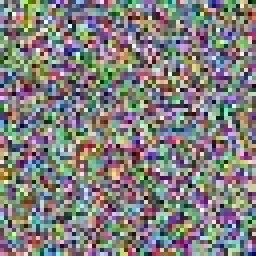
#> input picture storage/uploads/01c78ffd4f464a.jpg, 64 x 64 px (shown 4 times larger); its folder holds only this picture in this run
$ python -i degradation_analysis.py   (imports and definitions only)
#> lines starting #> are read from the running program, lines starting #| are printed output that depends on the picture
### ele/utils.py
"""ele utility functions."""

from __future__ import annotations

from pathlib import Path
from typing import Callable

import numpy as np
from PIL import Image


# ---------------------------------------------------------------------------
# Image I/O helpers
# ---------------------------------------------------------------------------

# [98 lines left out: functions ensure_rgb_pil, pil_to_float32_linear_rgb, _srgb_to_linear, float32_linear_rgb_to_uint16, to_uint8_rgb_for_pil, resize_long_edge, not called in this run]


# ---------------------------------------------------------------------------
# Array math helpers
# ---------------------------------------------------------------------------

def safe_mkdir_for_file(path: str | Path) -> None:
    """Create parent directories for a file path if they don't exist."""
    Path(path).parent.mkdir(parents=True, exist_ok=True)


def clamp01(array: np.ndarray) -> np.ndarray:
    """Clamp array values to [0, 1]."""
    return np.clip(array, 0.0, 1.0)


def luminance(array: np.ndarray) -> np.ndarray:
    """Compute per-pixel luminance (Rec. 709 coefficients).

    Args:
        array: H×W×3 float32 linear RGB.

    Returns:
        H×W float32 luminance.
    """
    return (
        0.2126 * array[..., 0]
        + 0.7152 * array[..., 1]
        + 0.0722 * array[..., 2]
    )


# [18 lines left out: functions apply_per_channel, basic_white_balance_from_gray_world, not called in this run]

### ele/core/degradation_analysis.py
"""Stage 1 — Degradation Analysis.

Analyses an input float32 RGB image and returns a DegradationReport.
All heuristics are lightweight and run on CPU without external ML models.
"""

from __future__ import annotations

import numpy as np

from ele.config import CLIP_LOW_THRESHOLD, CLIP_HIGH_THRESHOLD, CLIP_FRACTION_WARN
from ele.types import DegradationReport
from ele.utils import luminance


def analyse(image: np.ndarray) -> DegradationReport:
    """Analyse degradation in a float32 linear RGB image (H×W×3, values [0,1]).

    Returns:
        DegradationReport with scores in [0, 1].
    """
    notes: list[str] = []

    gray      = luminance(image)
    clipping  = _clipping_score(image, notes)
    compress  = _compression_score(gray, notes)
    ringing   = _estimate_ringing(gray, notes)
    sharpness = _sharpness_score(gray)
    noise     = _noise_score(gray)
    dr        = _dynamic_range_score(image)

    return DegradationReport(
        compression_score=compress,
        clipping_score=clipping,
        sharpness_score=sharpness,
        noise_score=noise,
        dynamic_range_score=dr,
        ringing_score=ringing,
        notes=notes,
    )


# ---------------------------------------------------------------------------
# Individual metric estimators
# ---------------------------------------------------------------------------

def _clipping_score(image: np.ndarray, notes: list[str]) -> float:
    """Fraction of pixels that are near-black or near-white."""
    total = image.size / 3  # pixels
    low_clip  = (image < CLIP_LOW_THRESHOLD).any(axis=2).sum() / total
    high_clip = (image > CLIP_HIGH_THRESHOLD).any(axis=2).sum() / total
    score = float(np.clip((low_clip + high_clip) / 2, 0.0, 1.0))

    if high_clip > CLIP_FRACTION_WARN:
        notes.append(f"highlight clipping detected ({high_clip:.1%} of pixels)")
    if low_clip > CLIP_FRACTION_WARN:
        notes.append(f"shadow clipping detected ({low_clip:.1%} of pixels)")

    return score


def _estimate_block_boundary_strength(gray: np.ndarray) -> float:
    """Compare 8×8 grid boundary discontinuities against nearby interior energy.

    Key insight: a genuine JPEG block boundary produces a large luminance jump
    AT the boundary that is disproportionately larger than the gradient 3–4
    pixels away from it.  Real image edges also produce large boundary jumps
    but their nearby interior energy is similarly elevated, so the ratio stays
    close to 1.

    Returns the mean (boundary_diff / nearby_interior_diff) ratio across all
    8-pixel boundaries in both axes.  Values > 1.3 indicate blockiness.
    """
    h, w = gray.shape

    ratios: list[float] = []

    # ── Horizontal block boundaries (column multiples of 8) ──────────────────
    for x in range(8, w - 1, 8):
        # The crossing diff at the boundary
        bd = float(np.abs(gray[:, x] - gray[:, x - 1]).mean())

        # Nearby interior diffs: 3 and 4 pixels away from the boundary
        nd_samples: list[float] = []
        for off in (3, 4):
            if x - off - 1 >= 0:
                nd_samples.append(float(np.abs(gray[:, x - off] - gray[:, x - off - 1]).mean()))
            if x + off < w:
                nd_samples.append(float(np.abs(gray[:, x + off] - gray[:, x + off - 1]).mean()))

        nd = float(np.mean(nd_samples)) + 1e-8 if nd_samples else 1e-8
        ratios.append(bd / nd)

    # ── Vertical block boundaries (row multiples of 8) ───────────────────────
    for y in range(8, h - 1, 8):
        bd = float(np.abs(gray[y, :] - gray[y - 1, :]).mean())

        nd_samples = []
        for off in (3, 4):
            if y - off - 1 >= 0:
                nd_samples.append(float(np.abs(gray[y - off, :] - gray[y - off - 1, :]).mean()))
            if y + off < h:
                nd_samples.append(float(np.abs(gray[y + off, :] - gray[y + off - 1, :]).mean()))

        nd = float(np.mean(nd_samples)) + 1e-8 if nd_samples else 1e-8
        ratios.append(bd / nd)

    return float(np.mean(ratios)) if ratios else 1.0


def _compression_score(gray: np.ndarray, notes: list[str]) -> float:
    """Estimate JPEG block artefacts via boundary-vs-nearby-interior ratio.

    Improvement over the prior implementation:
    - Prior: compared boundary diff to the GLOBAL interior average, which made
      real-content edges inflate the score (false positives on sharp subjects).
    - Now: compares boundary diff to the NEARBY interior diff (3-4 px away),
      which isolates true block jumps from scene edges that naturally taper.

    Mapping: ratio ≥ 1.6 → score = 1.0 (was 1.4 — slightly higher threshold
    because the ratio is now sharper and less diluted by global averages).
    """
    if gray.shape[0] < 16 or gray.shape[1] < 16:
        return 0.0

    ratio = _estimate_block_boundary_strength(gray)

    # Map: ratio 1.0 (no blocking) → 0.0; ratio ≥ 1.6 → 1.0
    score = float(np.clip((ratio - 1.0) / 0.6, 0.0, 1.0))

    if score > 0.35:
        notes.append(
            f"possible JPEG block artefacts (boundary/nearby ratio={ratio:.2f})"
        )

    return score


def _estimate_ringing(gray: np.ndarray, notes: list[str]) -> float:
    """Estimate edge-adjacent oscillation / overshoot (JPEG ringing).

    Method
    ──────
    1. Build a coarse smooth reference (Gaussian σ=3) — this represents what
       the image would look like with no high-frequency artefacts.
    2. Detect strong edges using fine-scale Gaussian difference (σ=0.7).
    3. Expand the edge mask by 4 pixels but exclude the 1-pixel edge core.
       This ring zone is where JPEG ringing actually lives.
    4. Measure the mean deviation |image − coarse_smooth| inside the ring zone.
       Genuine ringing oscillates 0.01–0.05 above/below the smooth reference.
    5. Normalise to [0, 1] against a 0.025 expected ringing magnitude.

    A clean JPEG scores near 0; a heavily compressed or web-resaved image
    can score 0.4–0.8.
    """
    from scipy.ndimage import gaussian_filter, binary_dilation  # type: ignore[import]

    if gray.shape[0] < 16 or gray.shape[1] < 16:
        return 0.0

    # Coarse smooth reference — suppresses all fine structure
    smooth_coarse = gaussian_filter(gray, sigma=3.0)

    # Fine-scale edge detection
    smooth_fine = gaussian_filter(gray, sigma=0.7)
    fine_detail = np.abs(gray - smooth_fine)

    edge_thresh = float(np.percentile(fine_detail, 88))
    if edge_thresh < 1e-5:
        return 0.0  # flat image

    strong_edges = fine_detail > edge_thresh

    # Ring zone: 2–4 px from edges, not on the edges themselves
    near4 = binary_dilation(strong_edges, iterations=4)
    near1 = binary_dilation(strong_edges, iterations=1)
    ring_zone = near4 & ~near1

    if ring_zone.sum() < 50:
        return 0.0

    # Ringing signal = deviation from coarse smooth inside ring zone
    ring_signal = float(np.abs(gray - smooth_coarse)[ring_zone].mean())
    score = float(np.clip(ring_signal / 0.025, 0.0, 1.0))

    if score > 0.35:
        notes.append(f"JPEG ringing detected (edge-adjacent deviation={ring_signal:.4f})")

    return score


def _sharpness_score(gray: np.ndarray) -> float:
    """Estimate sharpness from Laplacian high-frequency energy."""
    lap = (
        -gray[:-2, 1:-1]
        - gray[2:,  1:-1]
        - gray[1:-1, :-2]
        - gray[1:-1, 2:]
        + 4 * gray[1:-1, 1:-1]
    )
    energy = float(np.mean(lap ** 2))
    # Typical sharp images: energy ~0.001–0.01; blurry: <0.0002
    return float(np.clip(energy / 0.005, 0.0, 1.0))


def _noise_score(gray: np.ndarray) -> float:
    """Estimate noise from local variance in smooth regions.

    Uses a 4×4 block variance map and takes the lower percentile,
    which corresponds to flat regions where variance is mostly noise.
    """
    h, w = gray.shape
    block = 4

    gh = (h // block) * block
    gw = (w // block) * block
    blocks = gray[:gh, :gw].reshape(gh // block, block, gw // block, block)
    var_map = blocks.var(axis=(1, 3))

    noise_var = float(np.percentile(var_map, 10))
    return float(np.clip(noise_var / 5e-4, 0.0, 1.0))


def _dynamic_range_score(image: np.ndarray) -> float:
    """Estimate photographic dynamic range from luminance percentile spread.

    This is a heuristic estimate for JPEG sources operating on normalised
    linear values [0, 1].  It does not measure true sensor DR; it measures
    the tonal range present in the image after sRGB linearisation.

    A JPEG that has been contrast-compressed or has large clipped regions
    will read lower than a well-exposed capture.  A high score indicates
    wide usable tonal spread, not necessarily recoverable RAW headroom.

    Method
    ──────
    1. Compute per-pixel Rec. 709 luminance Y.
    2. Take robust percentiles (0.1 % / 99.9 %) to ignore stray pixels.
    3. Clamp p_low to 1e-3 to avoid divide-by-zero and log explosions
       from near-black images or heavy vignetting.
    4. DR in stops = log2(p_high / p_low).
    5. Normalise to [0, 1] against a 12-stop ceiling (typical JPEG range).
    """
    Y     = luminance(image)
    p_low = float(np.percentile(Y, 0.1))
    p_high = float(np.percentile(Y, 99.9))

    p_low = max(p_low, 1e-3)

    if p_high <= p_low:
        return 0.0

    dr = np.log2(p_high / p_low)
    return float(np.clip(dr / 12.0, 0.0, 1.0))

>>> import cv2
>>> picture = cv2.imread('../../storage/uploads/01c78ffd4f464a.jpg')
#> picture is the input picture: shape (64, 64, 3); mean B, G, R 125.9, 127.3, 128.9
>>> result = analyse(picture)
#> in luminance, `return ( 0.2126 * array[..., 0] + 0.7152 * array[..., 1] + 0.0722 * ar..`:
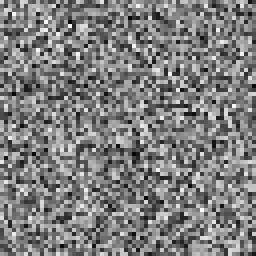
#> returned value: shape (64, 64) float64 (shown 4 times larger); min 6.32, max 250.7, mean 127.1
#> in _clipping_score, `low_clip  = (image < CLIP_LOW_THRESHOLD).any(axis=2).sum() / total`: low_clip = 0.00781
#> in _clipping_score, `high_clip = (image > CLIP_HIGH_THRESHOLD).any(axis=2).sum() / total`: high_clip = 1
#> in _clipping_score, `score = float(np.clip((low_clip + high_clip) / 2, 0.0, 1.0))`: score = 0.504
#> the loop in _estimate_block_boundary_strength, `for x in range(8, w - 1, 8):` made 7 passes
#> bd on passes 1 to 7: 50.95, 57.52, 59.32, 55.55, 52.36, 54.15, 54.36
#> after the loop in _estimate_block_boundary_strength, `for x in range(8, w - 1, 8):`: ratios = [0.908, 0.996, 1.08, 0.97, 0.866, 0.927, 0.913]
#> the loop in _estimate_block_boundary_strength, `for y in range(8, h - 1, 8):` made 7 passes
#> (bd, nd) on passes 1 to 7: (58.83, 57), (60.08, 60.66), (57.79, 60.26), (51.56, 56.11), (61.41, 56.97), (61.18, 56.4), (60.21, 59.77)
#> after the loop in _estimate_block_boundary_strength, `for y in range(8, h - 1, 8):`: ratios = [0.908, 0.996, 1.08, 0.97, 0.866, 0.927, 0.913, 1.03, 0.99, 0.959, 0.919, 1.08, 1.08, 1.01]
#> in _compression_score, `ratio = _estimate_block_boundary_strength(gray)`: ratio = 0.981
#> in _compression_score, `score = float(np.clip((ratio - 1.0) / 0.6, 0.0, 1.0))`: score = 0
#> in _estimate_ringing, `smooth_fine = gaussian_filter(gray, sigma=0.7)`:
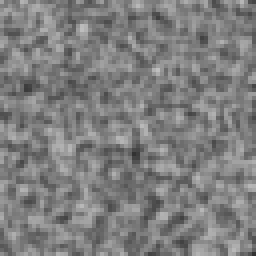
#> smooth_fine: shape (64, 64) float64 (shown 4 times larger); min 50.28, max 191.8, mean 127.1
#> in _estimate_ringing, `fine_detail = np.abs(gray - smooth_fine)`:
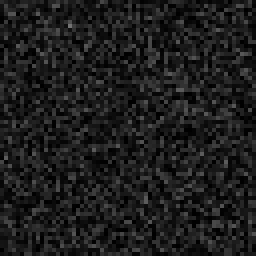
#> fine_detail: shape (64, 64) float64 (shown 4 times larger); min 0.00239, max 115.3, mean 29.1
#> in _estimate_ringing, `edge_thresh = float(np.percentile(fine_detail, 88))`: edge_thresh = 54.42
#> in _estimate_ringing, `strong_edges = fine_detail > edge_thresh`:
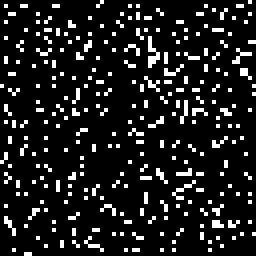
#> strong_edges: shape (64, 64) bool (shown 4 times larger); 12% white in thin lines or dots
#> in _estimate_ringing, `near4 = binary_dilation(strong_edges, iterations=4)`:
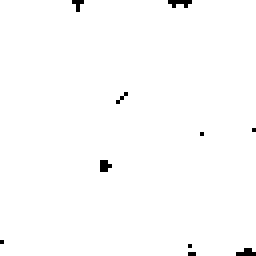
#> near4: shape (64, 64) bool (shown 4 times larger); 99.1% white; black in thin lines or dots
#> in _estimate_ringing, `near1 = binary_dilation(strong_edges, iterations=1)`: near1: shape (64, 64) bool; 46.3% white in thin lines or dots
#> in _estimate_ringing, `ring_zone = near4 & ~near1`:
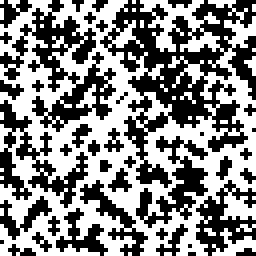
#> ring_zone: shape (64, 64) bool (shown 4 times larger); 52.9% white; black in thin lines or dots
#> in _estimate_ringing, `ring_signal = float(np.abs(gray - smooth_coarse)[ring_zone].mean())`: ring_signal = 35.84
#> in _estimate_ringing, `score = float(np.clip(ring_signal / 0.025, 0.0, 1.0))`: score = 1
#> in _sharpness_score, `lap = ( -gray[:-2, 1:-1] - gray[2:,  1:-1] - gray[1:-1, :-2] - gray[1:..`:
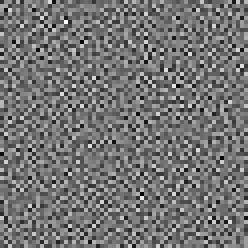
#> lap: shape (62, 62) float64 (shown 4 times larger); min -618.3, max 736.2, mean -0.1; drawn with min black and max white
#> in _sharpness_score, `energy = float(np.mean(lap ** 2))`: energy = 48859.1
#> in analyse, `sharpness = _sharpness_score(gray)`: sharpness = 1
#> in _noise_score, `noise_var = float(np.percentile(var_map, 10))`: noise_var = 1586.7
#> in analyse, `noise     = _noise_score(gray)`: noise = 1
#> in _dynamic_range_score, `p_low = float(np.percentile(Y, 0.1))`: p_low = 8.55
#> in _dynamic_range_score, `p_high = float(np.percentile(Y, 99.9))`: p_high = 246.7
#> in _dynamic_range_score, `dr = np.log2(p_high / p_low)`: dr = 4.85
#> in analyse, `dr        = _dynamic_range_score(image)`: dr = 0.404
